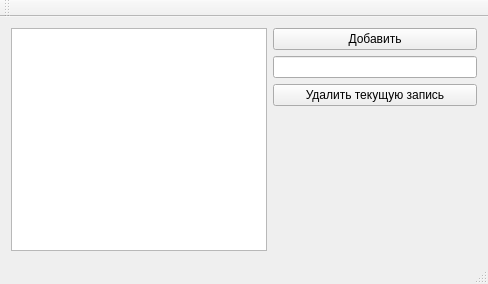
<?xml version="1.0" encoding="UTF-8"?>
<ui version="4.0">
 <class>MainWindow</class>
 <widget class="QMainWindow" name="MainWindow">
  <property name="geometry">
   <rect>
    <x>0</x>
    <y>0</y>
    <width>488</width>
    <height>284</height>
   </rect>
  </property>
  <property name="windowTitle">
   <string>MainWindow</string>
  </property>
  <widget class="QWidget" name="centralWidget">
   <layout class="QHBoxLayout" name="horizontalLayout">
    <item>
     <widget class="QListWidget" name="listWidget"/>
    </item>
    <item>
     <layout class="QVBoxLayout" name="verticalLayout">
      <property name="bottomMargin">
       <number>0</number>
      </property>
      <item>
       <widget class="QPushButton" name="addButton">
        <property name="text">
         <string>Добавить</string>
        </property>
       </widget>
      </item>
      <item>
       <widget class="QLineEdit" name="nameEdit"/>
      </item>
      <item>
       <widget class="QPushButton" name="deleteButton">
        <property name="text">
         <string>Удалить текущую запись</string>
        </property>
        <property name="autoRepeatInterval">
         <number>300</number>
        </property>
       </widget>
      </item>
      <item>
       <spacer name="verticalSpacer">
        <property name="orientation">
         <enum>Qt::Vertical</enum>
        </property>
        <property name="sizeHint" stdset="0">
         <size>
          <width>20</width>
          <height>40</height>
         </size>
        </property>
       </spacer>
      </item>
     </layout>
    </item>
   </layout>
  </widget>
  <widget class="QMenuBar" name="menuBar">
   <property name="geometry">
    <rect>
     <x>0</x>
     <y>0</y>
     <width>488</width>
     <height>21</height>
    </rect>
   </property>
  </widget>
  <widget class="QToolBar" name="mainToolBar">
   <attribute name="toolBarArea">
    <enum>TopToolBarArea</enum>
   </attribute>
   <attribute name="toolBarBreak">
    <bool>false</bool>
   </attribute>
  </widget>
  <widget class="QStatusBar" name="statusBar"/>
 </widget>
 <layoutdefault spacing="6" margin="11"/>
 <resources/>
 <connections/>
</ui>
